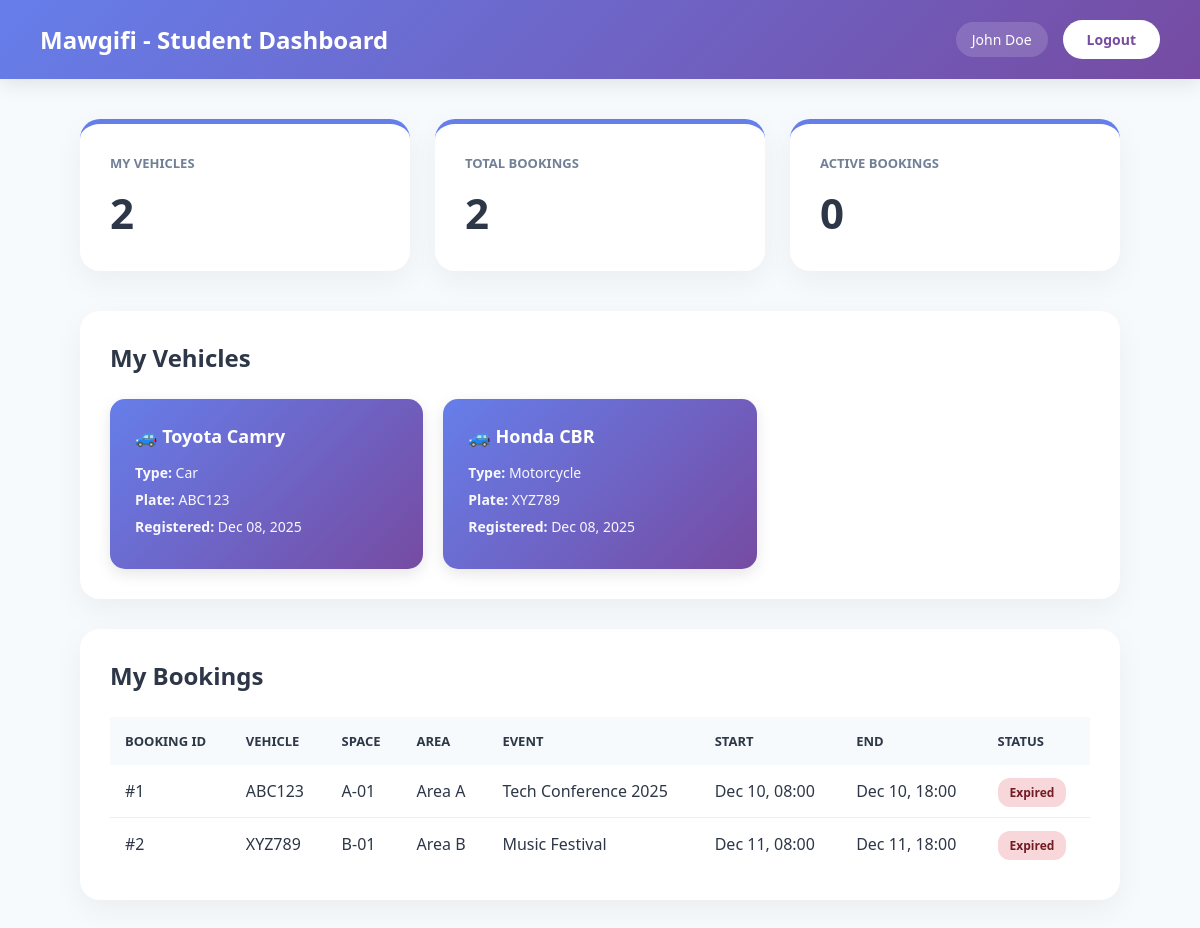
The app's page /student/dashboard.php (signed in) with its own data.
### tables this page shows
CREATE TABLE Vehicle (
    vehicle_id INT AUTO_INCREMENT PRIMARY KEY,
    user_id INT NOT NULL,
    vehicle_type VARCHAR(50),
    vehicle_model VARCHAR(100),
    license_plate VARCHAR(20) NOT NULL,
    grant_document VARCHAR(255),
    created_at TIMESTAMP DEFAULT CURRENT_TIMESTAMP,
    approved_by INT,
    Approved_date DATETIME,
    FOREIGN KEY (user_id) REFERENCES User(user_id) ON DELETE CASCADE ON UPDATE CASCADE
);

CREATE TABLE Booking (
    booking_id INT AUTO_INCREMENT PRIMARY KEY,
    vehicle_id INT NOT NULL,
    event_id INT,
    Space_id INT,
    Availability_id INT,
    booking_end DATETIME,
    booking_qr_code VARCHAR(255),
    created_at TIMESTAMP DEFAULT CURRENT_TIMESTAMP,
    updated_at TIMESTAMP DEFAULT CURRENT_TIMESTAMP ON UPDATE CURRENT_TIMESTAMP,
    Booking_invoice VARCHAR(255),
    booking_start DATETIME,
    FOREIGN KEY (vehicle_id) REFERENCES Vehicle(vehicle_id) ON DELETE CASCADE ON UPDATE CASCADE,
    FOREIGN KEY (event_id) REFERENCES Event(event_id) ON DELETE SET NULL ON UPDATE CASCADE,
    FOREIGN KEY (Space_id) REFERENCES ParkingSpace(Space_id) ON DELETE SET NULL ON UPDATE CASCADE,
    FOREIGN KEY (Availability_id) REFERENCES Availability(Availability_id) ON DELETE SET NULL ON UPDATE CASCADE
);

CREATE TABLE ParkingSpace (
    Space_id INT AUTO_INCREMENT PRIMARY KEY,
    area_id INT NOT NULL,
    Availability_id INT,
    space_number VARCHAR(20) NOT NULL,
    qr_code VARCHAR(255),
    qr_img_path VARCHAR(255),
    created_at TIMESTAMP DEFAULT CURRENT_TIMESTAMP,
    updated_at TIMESTAMP DEFAULT CURRENT_TIMESTAMP ON UPDATE CURRENT_TIMESTAMP,
    FOREIGN KEY (area_id) REFERENCES ParkingArea(area_id) ON DELETE CASCADE ON UPDATE CASCADE,
    FOREIGN KEY (Availability_id) REFERENCES Availability(Availability_id) ON DELETE SET NULL ON UPDATE CASCADE
);

CREATE TABLE ParkingArea (
    area_id INT AUTO_INCREMENT PRIMARY KEY,
    Availability_id INT,
    area_name VARCHAR(100) NOT NULL,
    area_type VARCHAR(50),
    created_at TIMESTAMP DEFAULT CURRENT_TIMESTAMP,
    updated_at TIMESTAMP DEFAULT CURRENT_TIMESTAMP ON UPDATE CURRENT_TIMESTAMP,
    AreaSize DECIMAL(10, 2),
    FOREIGN KEY (Availability_id) REFERENCES Availability(Availability_id) ON DELETE SET NULL ON UPDATE CASCADE
);

CREATE TABLE `Event` (
    event_id INT AUTO_INCREMENT PRIMARY KEY,
    event_type VARCHAR(50),
    event_time DATETIME,
    duration_minutes INT,
    created_at TIMESTAMP DEFAULT CURRENT_TIMESTAMP,
    event_name VARCHAR(150),
    RecordReport TEXT
);

### config/session.php (called while the page is built, shortened)
<?php
function getCurrentUserId() {
    return $_SESSION['user_id'] ?? null;
}
function getCurrentUsername() {
    return $_SESSION['username'] ?? null;
}
?>

### student/dashboard.php (the view, shortened to what this page needs)
<?php
require_once '../config/session.php';
$conn = getDBConnection();
$user_id = getCurrentUserId();
$vehicles = $conn->query("SELECT * FROM Vehicle WHERE user_id = $user_id");
$bookings = $conn->query("
    SELECT b.*, v.license_plate, v.vehicle_type, ps.space_number, pa.area_name, e.event_name
    FROM Booking b
    JOIN Vehicle v ON b.vehicle_id = v.vehicle_id
    LEFT JOIN ParkingSpace ps ON b.Space_id = ps.Space_id
    LEFT JOIN ParkingArea pa ON ps.area_id = pa.area_id
    LEFT JOIN Event e ON b.event_id = e.event_id
    WHERE v.user_id = $user_id
    ORDER BY b.created_at DESC
");
$total_vehicles = $conn->query("SELECT COUNT(*) as count FROM Vehicle WHERE user_id = $user_id")->fetch_assoc()['count'];
$total_bookings = $conn->query("SELECT COUNT(*) as count FROM Booking b JOIN Vehicle v ON b.vehicle_id = v.vehicle_id WHERE v.user_id = $user_id")->fetch_assoc()['count'];
$active_bookings = $conn->query("SELECT COUNT(*) as count FROM Booking b JOIN Vehicle v ON b.vehicle_id = v.vehicle_id WHERE v.user_id = $user_id AND b.booking_end >= NOW()")->fetch_assoc()['count'];
?>
<!DOCTYPE html>
<html lang="en">
<head>
</head>
<body>
    <nav class="navbar">
        <h1>Mawgifi - Student Dashboard</h1>
        <div class="user-info">
            <span><?php echo htmlspecialchars(getCurrentUsername()); ?></span>
            <a href="../logout.php" class="logout-btn">Logout</a>
        </div>
    </nav>
    <div class="container">
        <div class="stats-grid">
            <div class="stat-card">
                <h3>My Vehicles</h3>
                <div class="number"><?php echo $total_vehicles; ?></div>
            </div>
            <div class="stat-card">
                <h3>Total Bookings</h3>
                <div class="number"><?php echo $total_bookings; ?></div>
            </div>
            <div class="stat-card">
                <h3>Active Bookings</h3>
                <div class="number"><?php echo $active_bookings; ?></div>
            </div>
        </div>
        <div class="section">
            <h2>My Vehicles</h2>
            <div class="vehicle-grid">
                <?php while ($vehicle = $vehicles->fetch_assoc()): ?>
                <div class="vehicle-card">
                    <h3>🚙 <?php echo htmlspecialchars($vehicle['vehicle_model']); ?></h3>
                    <p><strong>Type:</strong> <?php echo htmlspecialchars($vehicle['vehicle_type']); ?></p>
                    <p><strong>Plate:</strong> <?php echo htmlspecialchars($vehicle['license_plate']); ?></p>
                    <p><strong>Registered:</strong> <?php echo date('M d, Y', strtotime($vehicle['created_at'])); ?></p>
                </div>
                <?php endwhile; ?>
            </div>
        </div>
        <div class="section">
            <h2>My Bookings</h2>
            <table>
                <thead>
                    <tr>
                        <th>Booking ID</th>
                        <th>Vehicle</th>
                        <th>Space</th>
                        <th>Area</th>
                        <th>Event</th>
                        <th>Start</th>
                        <th>End</th>
                        <th>Status</th>
                    </tr>
                </thead>
                <tbody>
                    <?php while ($booking = $bookings->fetch_assoc()): ?>
                    <tr>
                        <td>#<?php echo $booking['booking_id']; ?></td>
                        <td><?php echo htmlspecialchars($booking['license_plate']); ?></td>
                        <td><?php echo htmlspecialchars($booking['space_number'] ?? 'N/A'); ?></td>
                        <td><?php echo htmlspecialchars($booking['area_name'] ?? 'N/A'); ?></td>
                        <td><?php echo htmlspecialchars($booking['event_name'] ?? 'Regular'); ?></td>
                        <td><?php echo date('M d, H:i', strtotime($booking['booking_start'])); ?></td>
                        <td><?php echo date('M d, H:i', strtotime($booking['booking_end'])); ?></td>
                        <td>
                            <?php
                            $now = time();
                            $end = strtotime($booking['booking_end']);
                            if ($end > $now) {
                                echo '<span class="badge badge-success">Active</span>';
                            } else {
                                echo '<span class="badge badge-danger">Expired</span>';
                            }
                            ?>
                        </td>
                    </tr>
                    <?php endwhile; ?>
                </tbody>
            </table>
        </div>
    </div>
</body>
</html>

### student/dashboard.php (style rules this page uses)
:root { --primary-grad: linear-gradient(135deg, #667eea 0%, #764ba2 100%); --text-dark: #2d3748; --text-light: #718096; --bg-light: #f7fafc; }
* { margin: 0; padding: 0; box-sizing: border-box; }
body { font-family: 'Segoe UI', system-ui, -apple-system, sans-serif; background: var(--bg-light); }
.navbar { background: var(--primary-grad); color: white; padding: 20px 40px; display: flex; justify-content: space-between; align-items: center; box-shadow: 0 4px 20px rgba(0,0,0,0.1); }
.navbar h1 { font-size: 1.5rem; font-weight: 700; }
.user-info { display: flex; align-items: center; gap: 15px; }
.user-info span { background: rgba(255,255,255,0.15); padding: 8px 16px; border-radius: 20px; font-size: 14px; }
.logout-btn { background: white; color: #764ba2; border: none; padding: 10px 24px; border-radius: 20px; cursor: pointer; text-decoration: none; font-size: 14px; font-weight: 600; }
.container { max-width: 1100px; margin: 40px auto; padding: 0 30px; }
.stats-grid { display: grid; grid-template-columns: repeat(auto-fit, minmax(240px, 1fr)); gap: 25px; margin-bottom: 40px; }
.stat-card { background: white; padding: 30px; border-radius: 20px; box-shadow: 0 10px 30px rgba(0,0,0,0.05); border-top: 5px solid #667eea; }
.stat-card h3 { color: var(--text-light); font-size: 13px; margin-bottom: 12px; text-transform: uppercase; font-weight: 600; }
.stat-card .number { font-size: 42px; font-weight: 700; color: var(--text-dark); }
.section { background: white; border-radius: 20px; padding: 30px; box-shadow: 0 10px 30px rgba(0,0,0,0.05); margin-bottom: 30px; }
.section h2 { margin-bottom: 25px; color: var(--text-dark); font-size: 1.5rem; }
.vehicle-grid { display: grid; grid-template-columns: repeat(auto-fill, minmax(280px, 1fr)); gap: 20px; }
.vehicle-card { background: var(--primary-grad); color: white; padding: 25px; border-radius: 15px; box-shadow: 0 5px 15px rgba(0,0,0,0.1); }
.vehicle-card h3 { font-size: 18px; margin-bottom: 15px; }
.vehicle-card p { margin: 8px 0; font-size: 14px; opacity: 0.95; }
table { width: 100%; border-collapse: collapse; }
table th { background: var(--bg-light); padding: 15px; text-align: left; font-weight: 600; color: var(--text-dark); font-size: 13px; text-transform: uppercase; }
table td { padding: 15px; border-bottom: 1px solid #eee; color: var(--text-dark); }
table tr:last-child td { border-bottom: none; }
.badge { padding: 6px 12px; border-radius: 12px; font-size: 12px; font-weight: 600; }
.badge-danger { background: #f8d7da; color: #721c24; }

### records on screen
vehicle: vehicle_model "Toyota Camry", vehicle_type "Car", license_plate "ABC123", created_at "Dec 08, 2025"
vehicle: vehicle_model "Honda CBR", vehicle_type "Motorcycle", license_plate "XYZ789", created_at "Dec 08, 2025"
booking: booking_id "1", vehicle.license_plate "ABC123", Space.space_number "A-01", parkingarea.area_name "Area A", event.event_name "Tech Conference 2025", booking_start "Dec 10, 08:00", booking_end "Dec 10, 18:00", shows "Expired"
booking: booking_id "2", vehicle.license_plate "XYZ789", Space.space_number "B-01", parkingarea.area_name "Area B", event.event_name "Music Festival", booking_start "Dec 11, 08:00", booking_end "Dec 11, 18:00", shows "Expired"

### other values on screen
getCurrentUsername() "John Doe"
$total_vehicles "2"
$total_bookings "2"
$active_bookings "0"
